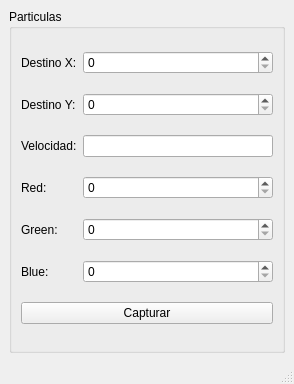
<?xml version="1.0" encoding="UTF-8"?>
<ui version="4.0">
 <class>MainWindow</class>
 <widget class="QMainWindow" name="MainWindow">
  <property name="geometry">
   <rect>
    <x>0</x>
    <y>0</y>
    <width>294</width>
    <height>384</height>
   </rect>
  </property>
  <property name="windowTitle">
   <string>MainWindow</string>
  </property>
  <widget class="QWidget" name="centralwidget">
   <layout class="QGridLayout" name="gridLayout_2">
    <item row="0" column="0">
     <widget class="QGroupBox" name="groupBox">
      <property name="title">
       <string>Particulas</string>
      </property>
      <layout class="QGridLayout" name="gridLayout">
       <item row="5" column="0">
        <widget class="QLabel" name="label_6">
         <property name="text">
          <string>Blue:</string>
         </property>
        </widget>
       </item>
       <item row="0" column="0">
        <widget class="QLabel" name="label">
         <property name="text">
          <string>Destino X:</string>
         </property>
        </widget>
       </item>
       <item row="0" column="1">
        <widget class="QSpinBox" name="spinBox"/>
       </item>
       <item row="2" column="1">
        <widget class="QLineEdit" name="lineEdit"/>
       </item>
       <item row="4" column="0">
        <widget class="QLabel" name="label_5">
         <property name="text">
          <string>Green:</string>
         </property>
        </widget>
       </item>
       <item row="1" column="0">
        <widget class="QLabel" name="label_2">
         <property name="text">
          <string>Destino Y:</string>
         </property>
        </widget>
       </item>
       <item row="1" column="1">
        <widget class="QSpinBox" name="spinBox_2"/>
       </item>
       <item row="3" column="1">
        <widget class="QSpinBox" name="spinBox_3"/>
       </item>
       <item row="2" column="0">
        <widget class="QLabel" name="label_3">
         <property name="text">
          <string>Velocidad:</string>
         </property>
        </widget>
       </item>
       <item row="3" column="0">
        <widget class="QLabel" name="label_4">
         <property name="text">
          <string>Red:</string>
         </property>
        </widget>
       </item>
       <item row="4" column="1">
        <widget class="QSpinBox" name="spinBox_4"/>
       </item>
       <item row="5" column="1">
        <widget class="QSpinBox" name="spinBox_5"/>
       </item>
       <item row="6" column="0" colspan="2">
        <widget class="QPushButton" name="pushButton">
         <property name="text">
          <string>Capturar</string>
         </property>
        </widget>
       </item>
      </layout>
     </widget>
    </item>
   </layout>
  </widget>
  <widget class="QMenuBar" name="menubar">
   <property name="geometry">
    <rect>
     <x>0</x>
     <y>0</y>
     <width>294</width>
     <height>21</height>
    </rect>
   </property>
  </widget>
  <widget class="QStatusBar" name="statusbar"/>
 </widget>
 <resources/>
 <connections/>
</ui>
